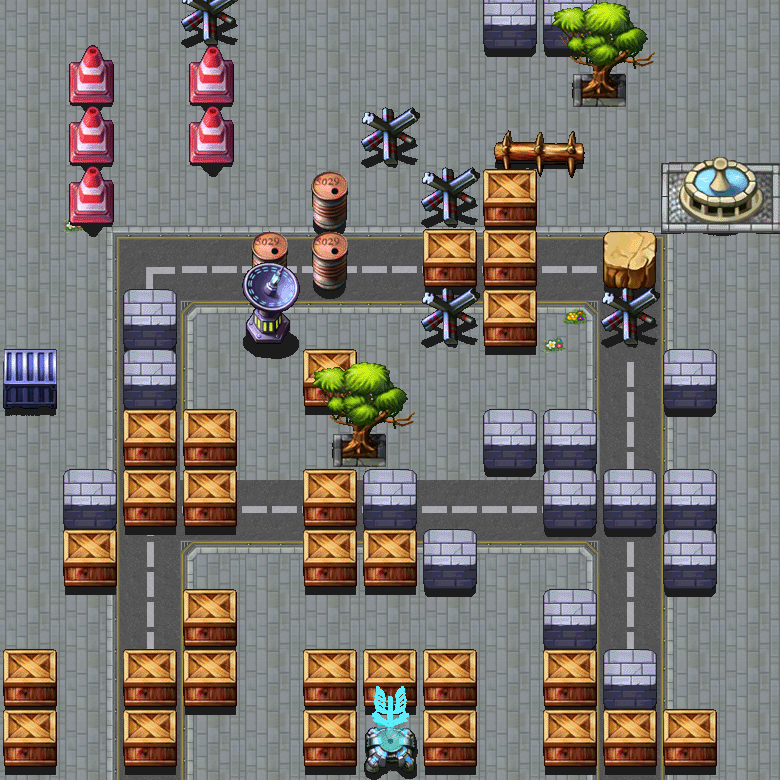

A 2D game scene composited from a Tiled map and its tileset images. What follows is a short description and the map's XML, with each tile layer's data collapsed to a summary:
An orthogonal 13x13 tile map with 60x60 px tiles, 19 tile layers (floor, river, riverfake, bridge, ...), 4 tilesets and 4 objects (plyartPoint, enemyPoint1, enemyPoint2, enemyPoint3).

<map version="1.0" orientation="orthogonal" width="13" height="13" tilewidth="60" tileheight="60">
 <properties>
  <property name="3" value="12" />
  <property name="7" value="15" />
  <property name="8" value="5" />
  <property name="9" value="10" />
 </properties>
 <tileset firstgid="1" name="floor_city" tilewidth="60" tileheight="60">
  <image source="floor_city.png" width="240" height="600" />
 </tileset>
 <tileset firstgid="41" name="block" tilewidth="60" tileheight="120">
  <image source="block.png" width="600" height="600" />
 </tileset>
 <tileset firstgid="91" name="bridge" tilewidth="60" tileheight="60">
  <image source="bridge.png" width="360" height="60" />
 </tileset>
 <tileset firstgid="97" name="garbage" tilewidth="60" tileheight="60">
  <image source="garbage.png" width="540" height="60" />
 </tileset>
 <layer name="floor" width="13" height="13">
  <data>[169 cells, 169 non-empty, 15 distinct tile ids]</data>
 </layer>
 <layer name="river" width="13" height="13">
  <data>[169 cells, 1 non-empty, 1 distinct tile ids]</data>
 </layer>
 <layer name="riverfake" width="13" height="13">
  <data>[169 cells, 1 non-empty, 1 distinct tile ids]</data>
 </layer>
 <layer name="bridge" width="13" height="13">
  <data>[169 cells, 1 non-empty, 1 distinct tile ids]</data>
 </layer>
 <layer name="garbage" width="13" height="13">
  <data>[169 cells, 3 non-empty, 2 distinct tile ids]</data>
 </layer>
 <layer name="block0" width="13" height="13">
  <data>[169 cells, 3 non-empty, 2 distinct tile ids]</data>
 </layer>
 <layer name="block1" width="13" height="13">
  <data>[169 cells, 4 non-empty, 3 distinct tile ids]</data>
 </layer>
 <layer name="block2" width="13" height="13">
  <data>[169 cells, 5 non-empty, 4 distinct tile ids]</data>
 </layer>
 <layer name="block3" width="13" height="13">
  <data>[169 cells, 6 non-empty, 6 distinct tile ids]</data>
 </layer>
 <layer name="block4" width="13" height="13">
  <data>[169 cells, 5 non-empty, 3 distinct tile ids]</data>
 </layer>
 <layer name="block5" width="13" height="13">
  <data>[169 cells, 5 non-empty, 4 distinct tile ids]</data>
 </layer>
 <layer name="block6" width="13" height="13">
  <data>[169 cells, 4 non-empty, 3 distinct tile ids]</data>
 </layer>
 <layer name="block7" width="13" height="13">
  <data>[169 cells, 6 non-empty, 4 distinct tile ids]</data>
 </layer>
 <layer name="block8" width="13" height="13">
  <data>[169 cells, 8 non-empty, 2 distinct tile ids]</data>
 </layer>
 <layer name="block9" width="13" height="13">
  <data>[169 cells, 5 non-empty, 2 distinct tile ids]</data>
 </layer>
 <layer name="block10" width="13" height="13">
  <data>[169 cells, 2 non-empty, 2 distinct tile ids]</data>
 </layer>
 <layer name="block11" width="13" height="13">
  <data>[169 cells, 8 non-empty, 2 distinct tile ids]</data>
 </layer>
 <layer name="block12" width="13" height="13">
  <data>[169 cells, 8 non-empty, 2 distinct tile ids]</data>
 </layer>
 <objectgroup name="Objects" width="13" height="13">
  <object name="plyartPoint" x="274" y="723" width="27" height="27" />
  <object name="enemyPoint1" x="391" y="2" width="28" height="28" />
  <object name="enemyPoint2" x="30" y="3" width="28" height="28" />
  <object name="enemyPoint3" x="750" y="1" width="28" height="28" />
 </objectgroup>
 <layer name="grass" width="13" height="13">
  <data>[169 cells, 1 non-empty, 1 distinct tile ids]</data>
 </layer>
</map>
